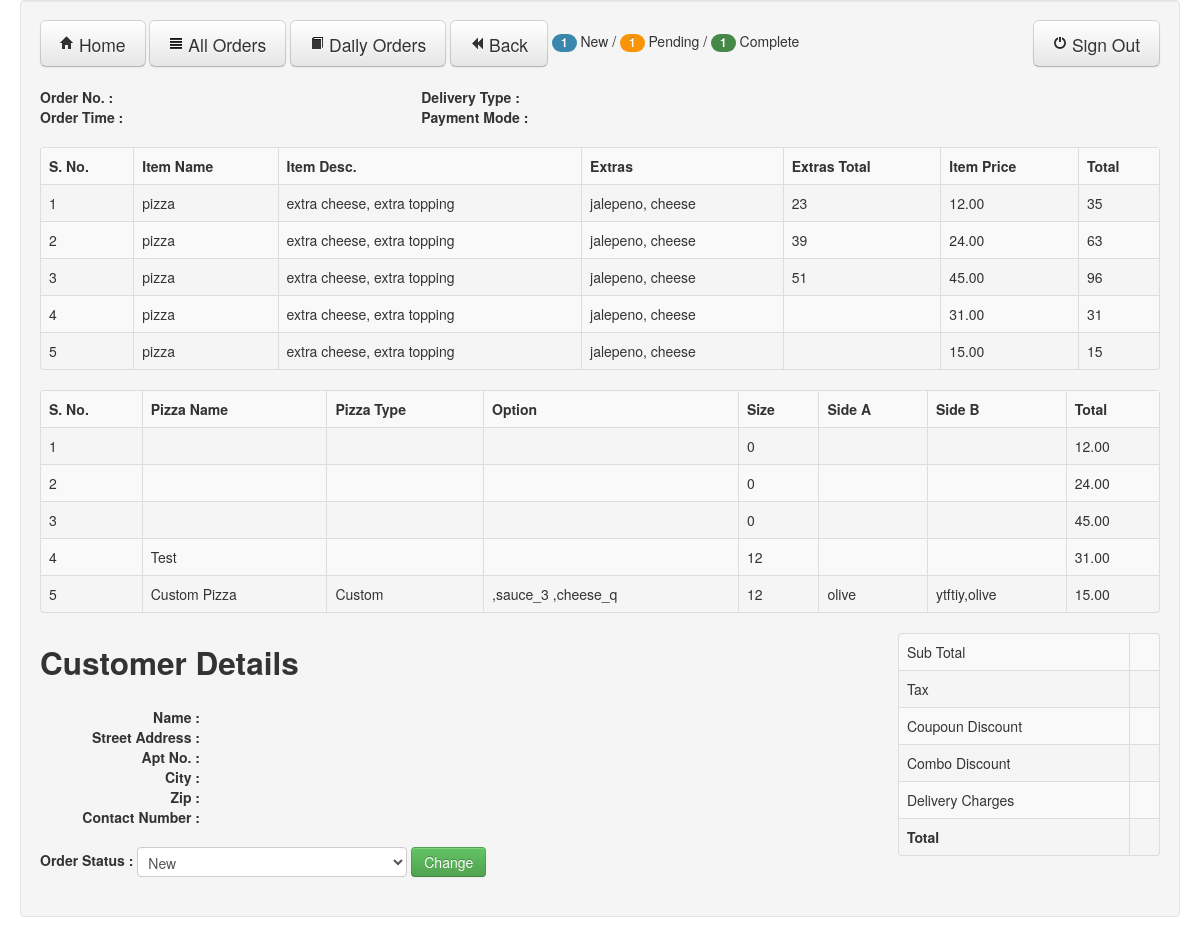
The app's page /adminOrderDetails.php?url_mainorder_id=1827364&url_user_id=11&url_status_id=3 (signed in), older data.
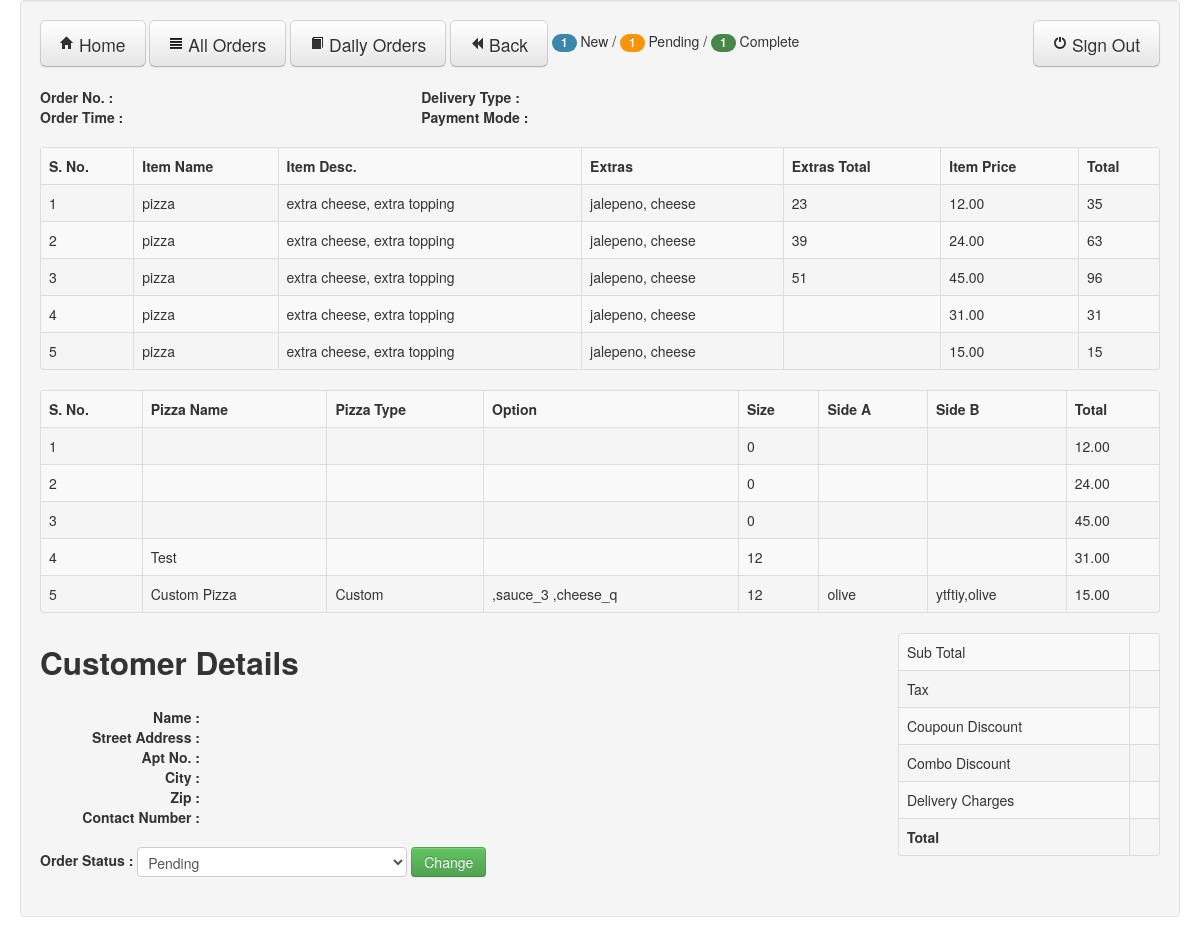
The same page, newer data.
### tables this page shows
CREATE TABLE IF NOT EXISTS `order_updt_status` (
  `username` varchar(255) NOT NULL,
  `userid` int(11) NOT NULL,
  `status` varchar(255) NOT NULL,
  `update_status` varchar(20) NOT NULL DEFAULT 'New',
  `mainorder_id` int(11) DEFAULT NULL, 
  UNIQUE KEY (`userid`, `status`, `mainorder_id`)
);

### adminOrderDetails.php (the view, shortened to what the changed rows need)
<?php require_once('Connections/online_order.php'); ?>
<?php
if (!function_exists("GetSQLValueString")) {
function GetSQLValueString($theValue, $theType, $theDefinedValue = "", $theNotDefinedValue = "")
{
  $theValue = function_exists("mysql_real_escape_string") ? mysql_real_escape_string($theValue) : mysql_escape_string($theValue);
  switch ($theType) {
    case "long":
    case "int":
      $theValue = ($theValue != "") ? intval($theValue) : "NULL";
      break;
  }
  return $theValue;
}
}
$colname_rsUserInfo = "-1";
if (isset($_GET['url_user_id'])) {
  $colname_rsUserInfo = $_GET['url_user_id'];
}
$colname_rsOrderDetails = "-1";
if (isset($_GET['url_mainorder_id'])) {
  $colname_rsOrderDetails = $_GET['url_mainorder_id'];
}
$colname_Status = "-1";
if (isset($_GET['url_status_id'])) {
  $colname_Status = $_GET['url_status_id'];
}
$query_rsOrderStatus = sprintf("SELECT * FROM order_updt_status WHERE status = '%s' AND userid = %s AND mainorder_id = %s",$colname_Status,GetSQLValueString($colname_rsUserInfo, "int"),$colname_rsOrderDetails);
$rsOrderStatus = mysql_query($query_rsOrderStatus, $online_order) or die(mysql_error());
$row_orderStatus = mysql_fetch_assoc($rsOrderStatus);
$update_status = $row_orderStatus['update_status'];
?>
<!DOCTYPE html>
<html>
<head>
  <link href="css/bootstrap.min.css" rel="stylesheet" media="screen">
    </head>
    <body>
      <div class="container-fluid">
        <div class="row-fluid">
          <div class="well">
          <br>
          <br>
          <table class="table table-striped table-bordered">
            <tr>
              <th>S. No.</th>
              <th>Item Name</th>
              <th>Item Desc.</th>
              <th>Extras</th>
              <th>Extras Total</th>
              <th>Item Price</th>
              <th>Total</th>
            </tr>
          </table>
                      <table class="table table-striped table-bordered">
              <tr>
              <th>S. No.</th>
                <th>Pizza Name</th>
                <th>Pizza Type</th>
                <th>Option</th>
                <th>Size</th>
                <th>Side A</th>
                <th>Side B</th>
                <th>Total</th>
              </tr>
            </table>
<div class="row-fluid">
<div class="span8"
          <br>
          <h2>Customer Details</h2>
<form class="form-inline" method="adminOrderDetails.php">
<fieldset>
  <label class="control-label"><strong>Order Status : </strong></label>
    <select id="orderStatus" name="orderStatus" class="input-xlarge">
      <option value="New" <?php if($update_status == 'New') echo "selected"; ?>>New</option>
      <option value="Pending" <?php if($update_status == 'Pending') echo "selected"; ?>>Pending</option>
    </select>
<input id="orderChange" name="orderChange" class="btn btn-success" type="submit" value="Change">
</fieldset>
</form>
</div>
</div>
        </div>
      </div>
    </div>
  </body>
  </html>

Row changes from the older to the newer data that the page shows:
added order_updt_status: orderStatus "Pending"
Text that changed along with them:
form field orderStatus: "New" → (not shown)
